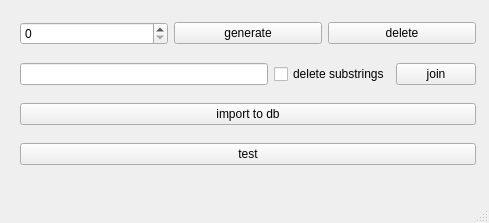
<?xml version="1.0" encoding="UTF-8"?>
<ui version="4.0">
 <class>MainWindow</class>
 <widget class="QMainWindow" name="MainWindow">
  <property name="geometry">
   <rect>
    <x>0</x>
    <y>0</y>
    <width>489</width>
    <height>223</height>
   </rect>
  </property>
  <property name="windowTitle">
   <string>MainWindow</string>
  </property>
  <widget class="QWidget" name="centralwidget">
   <widget class="QWidget" name="verticalLayoutWidget">
    <property name="geometry">
     <rect>
      <x>20</x>
      <y>10</y>
      <width>456</width>
      <height>171</height>
     </rect>
    </property>
    <layout class="QVBoxLayout" name="verticalLayout">
     <item>
      <layout class="QHBoxLayout" name="horizontalLayout">
       <item>
        <widget class="QSpinBox" name="spinBoxNumberOfFiles"/>
       </item>
       <item>
        <widget class="QPushButton" name="btnGenerateFiles">
         <property name="text">
          <string>generate</string>
         </property>
        </widget>
       </item>
       <item>
        <widget class="QPushButton" name="btnDeleteFiles">
         <property name="text">
          <string>delete</string>
         </property>
        </widget>
       </item>
      </layout>
     </item>
     <item>
      <layout class="QHBoxLayout" name="horizontalLayout_2">
       <item>
        <widget class="QLineEdit" name="lineEditSubstring">
         <property name="text">
          <string/>
         </property>
         <property name="maxLength">
          <number>10</number>
         </property>
        </widget>
       </item>
       <item>
        <widget class="QCheckBox" name="checkBox">
         <property name="text">
          <string>delete substrings</string>
         </property>
        </widget>
       </item>
       <item>
        <widget class="QPushButton" name="btnJoin">
         <property name="text">
          <string>join</string>
         </property>
        </widget>
       </item>
      </layout>
     </item>
     <item>
      <widget class="QPushButton" name="btnImport">
       <property name="text">
        <string>import to db</string>
       </property>
      </widget>
     </item>
     <item>
      <widget class="QPushButton" name="btnTest">
       <property name="text">
        <string>test</string>
       </property>
      </widget>
     </item>
    </layout>
   </widget>
  </widget>
  <widget class="QStatusBar" name="status"/>
 </widget>
 <resources/>
 <connections/>
</ui>
